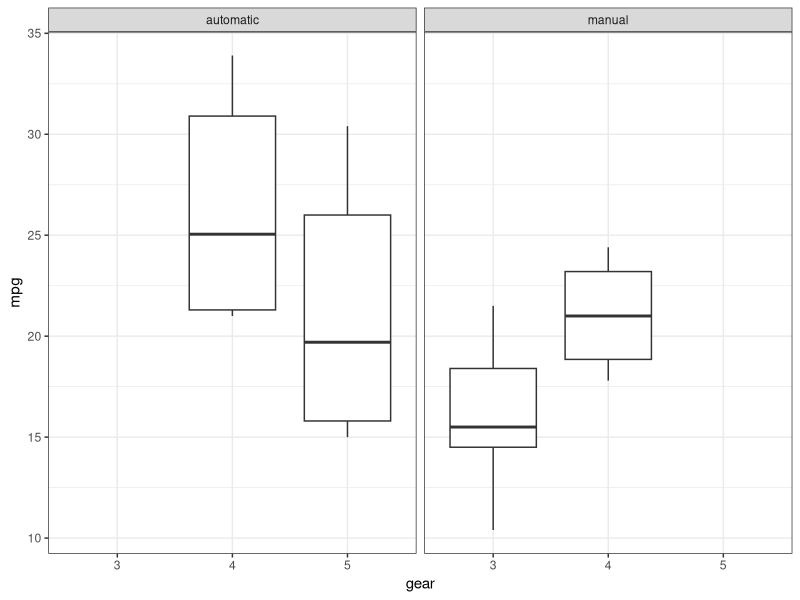
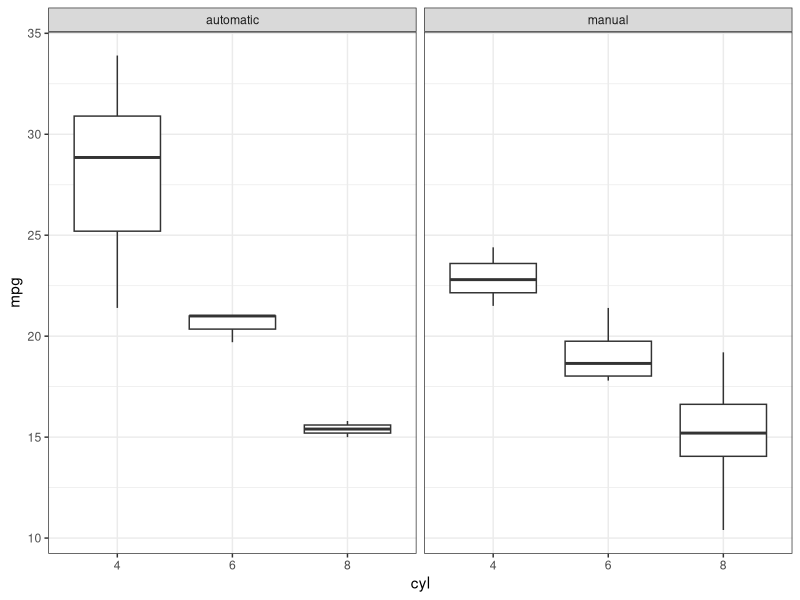
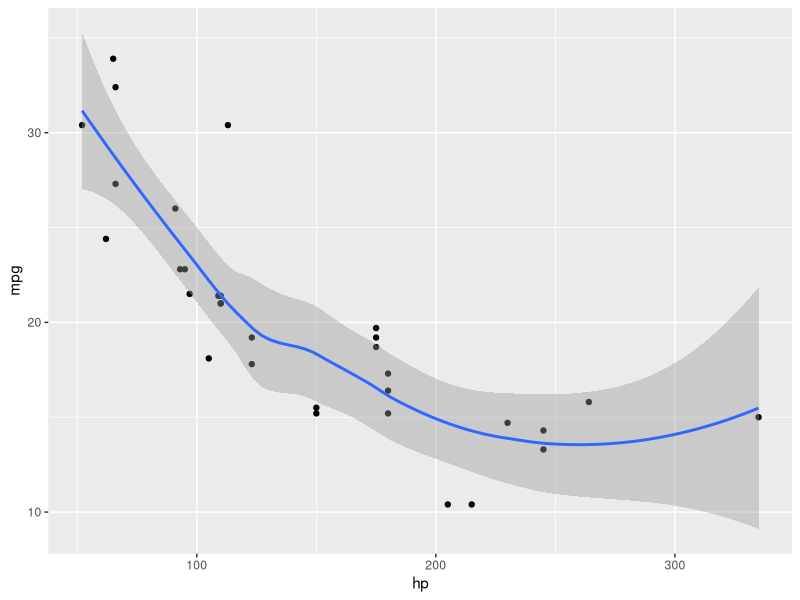
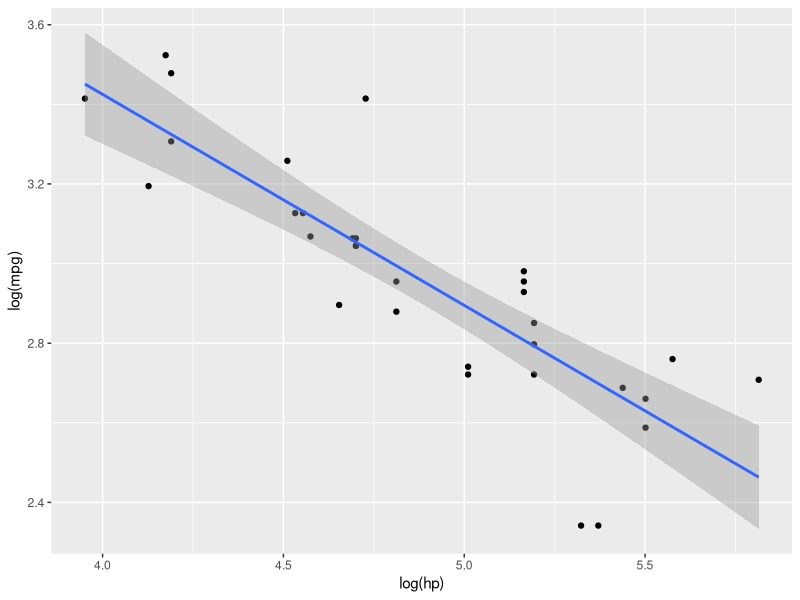
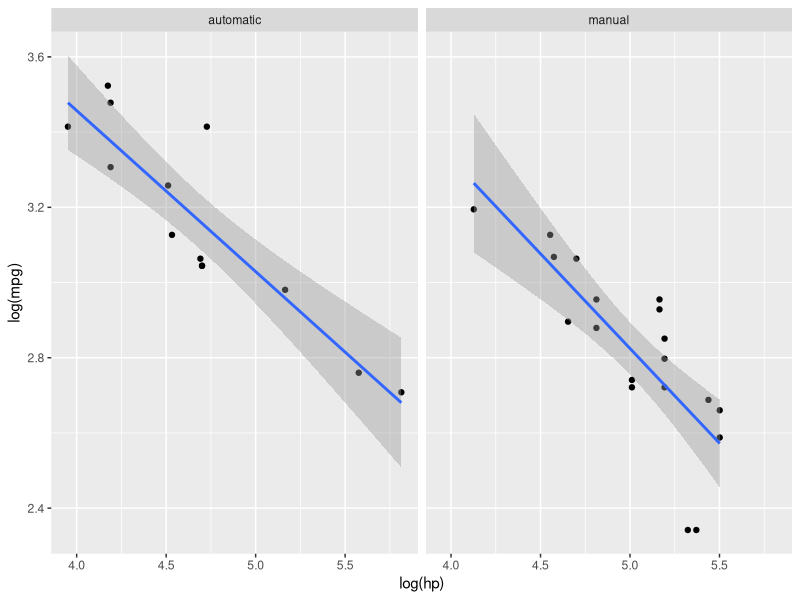
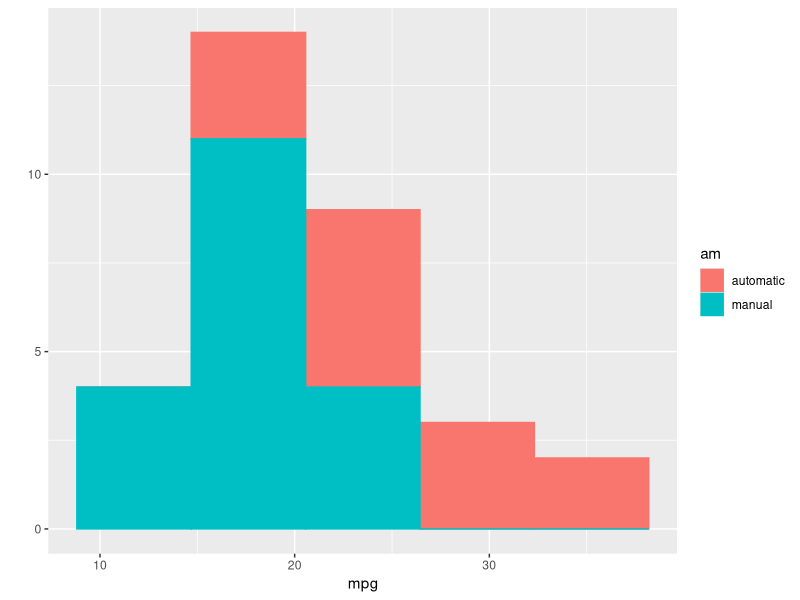
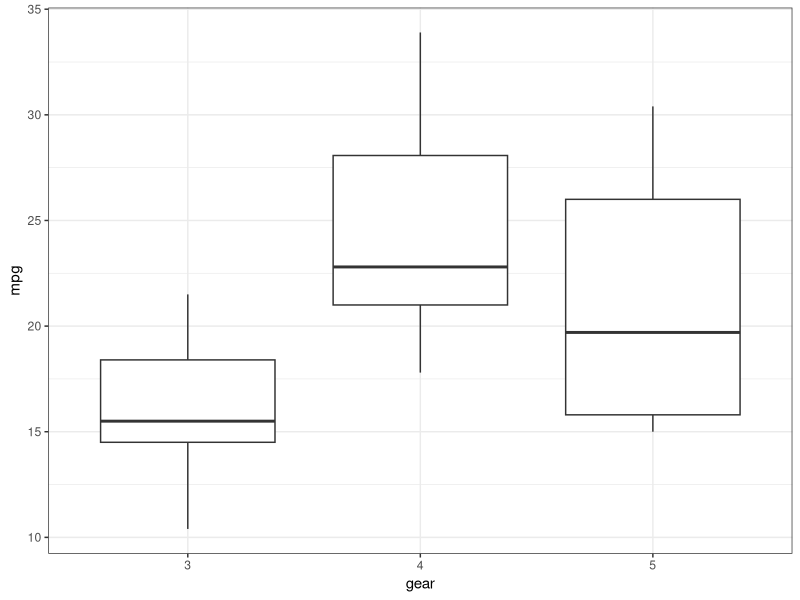
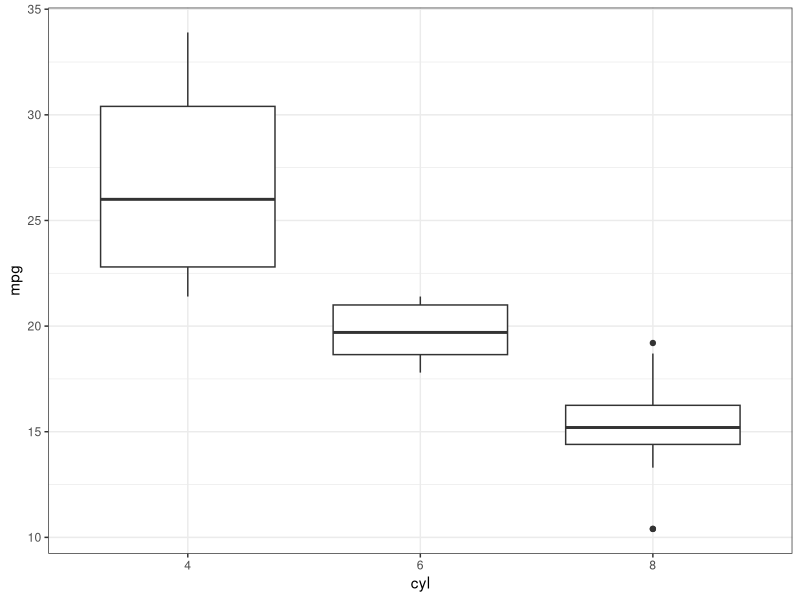

Generate these figures, in order, with R:
install.packages(c("ggplot2", "grid"))
library(ggplot2)
data(mtcars)
mtcars[mtcars$am==1,"am"] <- "automatic"
mtcars[mtcars$am==0,"am"] <- "manual"
plot1=qplot(mpg, data=mtcars, geom="histogram", bins=5, fill=am, col=am)
plot2=qplot(as.factor(gear), mpg, data=mtcars, geom="boxplot",xlab = "gear")+theme_bw()
plot3=qplot(as.factor(cyl), mpg, data=mtcars, geom="boxplot",xlab = "cyl")+theme_bw()
qplot(as.factor(gear), mpg, data=mtcars, geom="boxplot",xlab = "gear")+theme_bw()+facet_wrap(~am)
qplot(as.factor(cyl), mpg, data=mtcars, geom="boxplot",xlab = "cyl")+theme_bw()+facet_wrap(~am)
qplot(hp,mpg,data = mtcars)+geom_smooth()
#not linear
qplot(log(hp), log(mpg), data=mtcars)+geom_smooth(method="lm")
#yes does linear
qplot(log(hp), log(mpg), data=mtcars)+geom_smooth(method="lm")+facet_wrap(~am)
#not the same
#slope is the same
plot4=qplot(log(hp), log(mpg), data=mtcars, col=am)+geom_smooth()
#automatic is better
mpg_hp_gear_trans_cyl <- qplot(hp, mpg, data=mtcars, geom="blank")+facet_grid(gear~am)
plot5=mpg_hp_gear_trans_cyl+geom_smooth(method="lm")+geom_point(aes(color=as.factor(cyl)))
pdf("alenzi_Ex1.pdf")
plot1
plot2
plot3
plot4
plot5
dev.off()